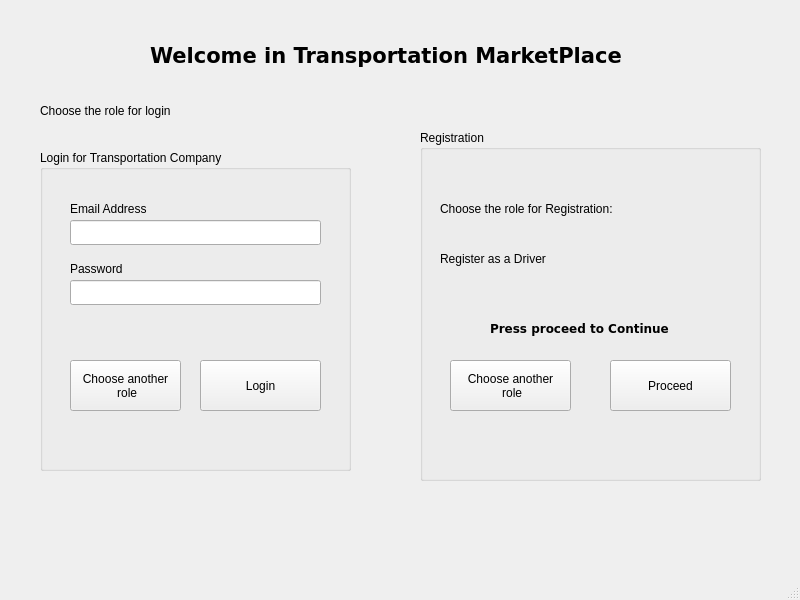
<?xml version="1.0" encoding="UTF-8"?>
<ui version="4.0">
 <class>WelcomeWindow</class>
 <widget class="QMainWindow" name="WelcomeWindow">
  <property name="geometry">
   <rect>
    <x>0</x>
    <y>0</y>
    <width>800</width>
    <height>600</height>
   </rect>
  </property>
  <property name="windowTitle">
   <string>WelcomeWindow</string>
  </property>
  <widget class="QWidget" name="centralwidget">
   <widget class="QLabel" name="label">
    <property name="geometry">
     <rect>
      <x>150</x>
      <y>30</y>
      <width>481</width>
      <height>51</height>
     </rect>
    </property>
    <property name="font">
     <font>
      <family>DejaVu Sans</family>
      <pointsize>16</pointsize>
      <weight>75</weight>
      <bold>true</bold>
     </font>
    </property>
    <property name="text">
     <string>Welcome in Transportation MarketPlace</string>
    </property>
   </widget>
   <widget class="QGroupBox" name="groupBox_2">
    <property name="geometry">
     <rect>
      <x>420</x>
      <y>130</y>
      <width>341</width>
      <height>351</height>
     </rect>
    </property>
    <property name="title">
     <string>Registration</string>
    </property>
    <widget class="QStackedWidget" name="stackedWidget">
     <property name="geometry">
      <rect>
       <x>10</x>
       <y>30</y>
       <width>321</width>
       <height>301</height>
      </rect>
     </property>
     <property name="currentIndex">
      <number>2</number>
     </property>
     <widget class="QWidget" name="Cargo_Reg">
      <widget class="QLabel" name="label_4">
       <property name="geometry">
        <rect>
         <x>10</x>
         <y>40</y>
         <width>241</width>
         <height>17</height>
        </rect>
       </property>
       <property name="text">
        <string>Choose the role for Registration:</string>
       </property>
      </widget>
      <widget class="QLabel" name="label_5">
       <property name="geometry">
        <rect>
         <x>10</x>
         <y>90</y>
         <width>191</width>
         <height>17</height>
        </rect>
       </property>
       <property name="text">
        <string>Register as Cargo Owner</string>
       </property>
      </widget>
      <widget class="QPushButton" name="pushButton_2">
       <property name="geometry">
        <rect>
         <x>20</x>
         <y>200</y>
         <width>121</width>
         <height>51</height>
        </rect>
       </property>
       <property name="text">
        <string>Choose another
 role</string>
       </property>
      </widget>
      <widget class="QLabel" name="label_10">
       <property name="geometry">
        <rect>
         <x>60</x>
         <y>160</y>
         <width>231</width>
         <height>17</height>
        </rect>
       </property>
       <property name="font">
        <font>
         <family>DejaVu Sans</family>
         <weight>75</weight>
         <bold>true</bold>
        </font>
       </property>
       <property name="text">
        <string>Press proceed to Continue</string>
       </property>
      </widget>
      <widget class="QPushButton" name="pushButton_5">
       <property name="geometry">
        <rect>
         <x>180</x>
         <y>200</y>
         <width>121</width>
         <height>51</height>
        </rect>
       </property>
       <property name="text">
        <string>Proceed</string>
       </property>
      </widget>
     </widget>
     <widget class="QWidget" name="Company_Reg">
      <widget class="QPushButton" name="pushButton_3">
       <property name="geometry">
        <rect>
         <x>20</x>
         <y>200</y>
         <width>121</width>
         <height>51</height>
        </rect>
       </property>
       <property name="text">
        <string>Choose another
 role</string>
       </property>
      </widget>
      <widget class="QLabel" name="label_6">
       <property name="geometry">
        <rect>
         <x>10</x>
         <y>90</y>
         <width>261</width>
         <height>17</height>
        </rect>
       </property>
       <property name="text">
        <string>Register as Transportation Company</string>
       </property>
      </widget>
      <widget class="QLabel" name="label_7">
       <property name="geometry">
        <rect>
         <x>10</x>
         <y>40</y>
         <width>241</width>
         <height>17</height>
        </rect>
       </property>
       <property name="text">
        <string>Choose the role for Registration:</string>
       </property>
      </widget>
      <widget class="QLabel" name="label_11">
       <property name="geometry">
        <rect>
         <x>60</x>
         <y>160</y>
         <width>231</width>
         <height>17</height>
        </rect>
       </property>
       <property name="font">
        <font>
         <family>DejaVu Sans</family>
         <weight>75</weight>
         <bold>true</bold>
        </font>
       </property>
       <property name="text">
        <string>Press proceed to Continue</string>
       </property>
      </widget>
      <widget class="QPushButton" name="pushButton_6">
       <property name="geometry">
        <rect>
         <x>180</x>
         <y>200</y>
         <width>121</width>
         <height>51</height>
        </rect>
       </property>
       <property name="text">
        <string>Proceed</string>
       </property>
      </widget>
     </widget>
     <widget class="QWidget" name="Driver_Reg">
      <widget class="QLabel" name="label_8">
       <property name="geometry">
        <rect>
         <x>10</x>
         <y>40</y>
         <width>241</width>
         <height>17</height>
        </rect>
       </property>
       <property name="text">
        <string>Choose the role for Registration:</string>
       </property>
      </widget>
      <widget class="QLabel" name="label_9">
       <property name="geometry">
        <rect>
         <x>10</x>
         <y>90</y>
         <width>261</width>
         <height>17</height>
        </rect>
       </property>
       <property name="text">
        <string>Register as a Driver</string>
       </property>
      </widget>
      <widget class="QPushButton" name="pushButton_4">
       <property name="geometry">
        <rect>
         <x>20</x>
         <y>200</y>
         <width>121</width>
         <height>51</height>
        </rect>
       </property>
       <property name="text">
        <string>Choose another
 role</string>
       </property>
      </widget>
      <widget class="QLabel" name="label_12">
       <property name="geometry">
        <rect>
         <x>60</x>
         <y>160</y>
         <width>231</width>
         <height>17</height>
        </rect>
       </property>
       <property name="font">
        <font>
         <family>DejaVu Sans</family>
         <weight>75</weight>
         <bold>true</bold>
        </font>
       </property>
       <property name="text">
        <string>Press proceed to Continue</string>
       </property>
      </widget>
      <widget class="QPushButton" name="pushButton_7">
       <property name="geometry">
        <rect>
         <x>180</x>
         <y>200</y>
         <width>121</width>
         <height>51</height>
        </rect>
       </property>
       <property name="text">
        <string>Proceed</string>
       </property>
      </widget>
     </widget>
    </widget>
   </widget>
   <widget class="QStackedWidget" name="LoginStack">
    <property name="geometry">
     <rect>
      <x>30</x>
      <y>130</y>
      <width>341</width>
      <height>351</height>
     </rect>
    </property>
    <property name="currentIndex">
     <number>1</number>
    </property>
    <widget class="QWidget" name="page">
     <widget class="QGroupBox" name="groupBox">
      <property name="geometry">
       <rect>
        <x>10</x>
        <y>20</y>
        <width>311</width>
        <height>321</height>
       </rect>
      </property>
      <property name="title">
       <string>Login for Cargo Owner</string>
      </property>
      <widget class="QLabel" name="label_2">
       <property name="geometry">
        <rect>
         <x>30</x>
         <y>50</y>
         <width>141</width>
         <height>17</height>
        </rect>
       </property>
       <property name="text">
        <string>Email Address</string>
       </property>
      </widget>
      <widget class="QLineEdit" name="Owner_Email">
       <property name="geometry">
        <rect>
         <x>30</x>
         <y>70</y>
         <width>251</width>
         <height>25</height>
        </rect>
       </property>
      </widget>
      <widget class="QLabel" name="label_3">
       <property name="geometry">
        <rect>
         <x>30</x>
         <y>110</y>
         <width>64</width>
         <height>17</height>
        </rect>
       </property>
       <property name="text">
        <string>Password</string>
       </property>
      </widget>
      <widget class="QLineEdit" name="Owner_Password">
       <property name="geometry">
        <rect>
         <x>30</x>
         <y>130</y>
         <width>251</width>
         <height>25</height>
        </rect>
       </property>
       <property name="echoMode">
        <enum>QLineEdit::Password</enum>
       </property>
      </widget>
      <widget class="QPushButton" name="Login_Owner">
       <property name="geometry">
        <rect>
         <x>160</x>
         <y>210</y>
         <width>121</width>
         <height>51</height>
        </rect>
       </property>
       <property name="text">
        <string>Login</string>
       </property>
      </widget>
      <widget class="QPushButton" name="ChooseAnotherRole1">
       <property name="geometry">
        <rect>
         <x>30</x>
         <y>210</y>
         <width>111</width>
         <height>51</height>
        </rect>
       </property>
       <property name="text">
        <string>Choose another
 role</string>
       </property>
      </widget>
     </widget>
    </widget>
    <widget class="QWidget" name="page_2">
     <widget class="QGroupBox" name="groupBox_3">
      <property name="geometry">
       <rect>
        <x>10</x>
        <y>20</y>
        <width>311</width>
        <height>321</height>
       </rect>
      </property>
      <property name="title">
       <string>Login for Transportation Company</string>
      </property>
      <widget class="QLabel" name="label_14">
       <property name="geometry">
        <rect>
         <x>30</x>
         <y>50</y>
         <width>141</width>
         <height>17</height>
        </rect>
       </property>
       <property name="text">
        <string>Email Address</string>
       </property>
      </widget>
      <widget class="QLineEdit" name="Company_Email">
       <property name="geometry">
        <rect>
         <x>30</x>
         <y>70</y>
         <width>251</width>
         <height>25</height>
        </rect>
       </property>
      </widget>
      <widget class="QLabel" name="label_15">
       <property name="geometry">
        <rect>
         <x>30</x>
         <y>110</y>
         <width>64</width>
         <height>17</height>
        </rect>
       </property>
       <property name="text">
        <string>Password</string>
       </property>
      </widget>
      <widget class="QLineEdit" name="Company_Password">
       <property name="geometry">
        <rect>
         <x>30</x>
         <y>130</y>
         <width>251</width>
         <height>25</height>
        </rect>
       </property>
       <property name="echoMode">
        <enum>QLineEdit::Password</enum>
       </property>
      </widget>
      <widget class="QPushButton" name="Login_Company">
       <property name="geometry">
        <rect>
         <x>160</x>
         <y>210</y>
         <width>121</width>
         <height>51</height>
        </rect>
       </property>
       <property name="text">
        <string>Login</string>
       </property>
      </widget>
      <widget class="QPushButton" name="ChooseRole2">
       <property name="geometry">
        <rect>
         <x>30</x>
         <y>210</y>
         <width>111</width>
         <height>51</height>
        </rect>
       </property>
       <property name="text">
        <string>Choose another
 role</string>
       </property>
      </widget>
     </widget>
    </widget>
    <widget class="QWidget" name="page_3">
     <widget class="QGroupBox" name="groupBox_4">
      <property name="geometry">
       <rect>
        <x>10</x>
        <y>20</y>
        <width>311</width>
        <height>321</height>
       </rect>
      </property>
      <property name="title">
       <string>Login for Driver</string>
      </property>
      <widget class="QLabel" name="label_16">
       <property name="geometry">
        <rect>
         <x>30</x>
         <y>50</y>
         <width>141</width>
         <height>17</height>
        </rect>
       </property>
       <property name="text">
        <string>Email Address</string>
       </property>
      </widget>
      <widget class="QLineEdit" name="Driver_Email">
       <property name="geometry">
        <rect>
         <x>30</x>
         <y>70</y>
         <width>251</width>
         <height>25</height>
        </rect>
       </property>
      </widget>
      <widget class="QLabel" name="label_17">
       <property name="geometry">
        <rect>
         <x>30</x>
         <y>110</y>
         <width>64</width>
         <height>17</height>
        </rect>
       </property>
       <property name="text">
        <string>Password</string>
       </property>
      </widget>
      <widget class="QLineEdit" name="Driver_Password">
       <property name="enabled">
        <bool>true</bool>
       </property>
       <property name="geometry">
        <rect>
         <x>30</x>
         <y>130</y>
         <width>251</width>
         <height>25</height>
        </rect>
       </property>
       <property name="echoMode">
        <enum>QLineEdit::Password</enum>
       </property>
      </widget>
      <widget class="QPushButton" name="Login_Driver">
       <property name="geometry">
        <rect>
         <x>160</x>
         <y>210</y>
         <width>121</width>
         <height>51</height>
        </rect>
       </property>
       <property name="text">
        <string>Login</string>
       </property>
      </widget>
      <widget class="QPushButton" name="ChooseRole3">
       <property name="geometry">
        <rect>
         <x>30</x>
         <y>210</y>
         <width>111</width>
         <height>51</height>
        </rect>
       </property>
       <property name="text">
        <string>Choose another
 role</string>
       </property>
      </widget>
     </widget>
    </widget>
   </widget>
   <widget class="QLabel" name="label_13">
    <property name="geometry">
     <rect>
      <x>40</x>
      <y>100</y>
      <width>181</width>
      <height>21</height>
     </rect>
    </property>
    <property name="text">
     <string>Choose the role for login</string>
    </property>
   </widget>
  </widget>
  <widget class="QMenuBar" name="menubar">
   <property name="geometry">
    <rect>
     <x>0</x>
     <y>0</y>
     <width>800</width>
     <height>22</height>
    </rect>
   </property>
  </widget>
  <widget class="QStatusBar" name="statusbar"/>
 </widget>
 <resources/>
 <connections/>
</ui>
